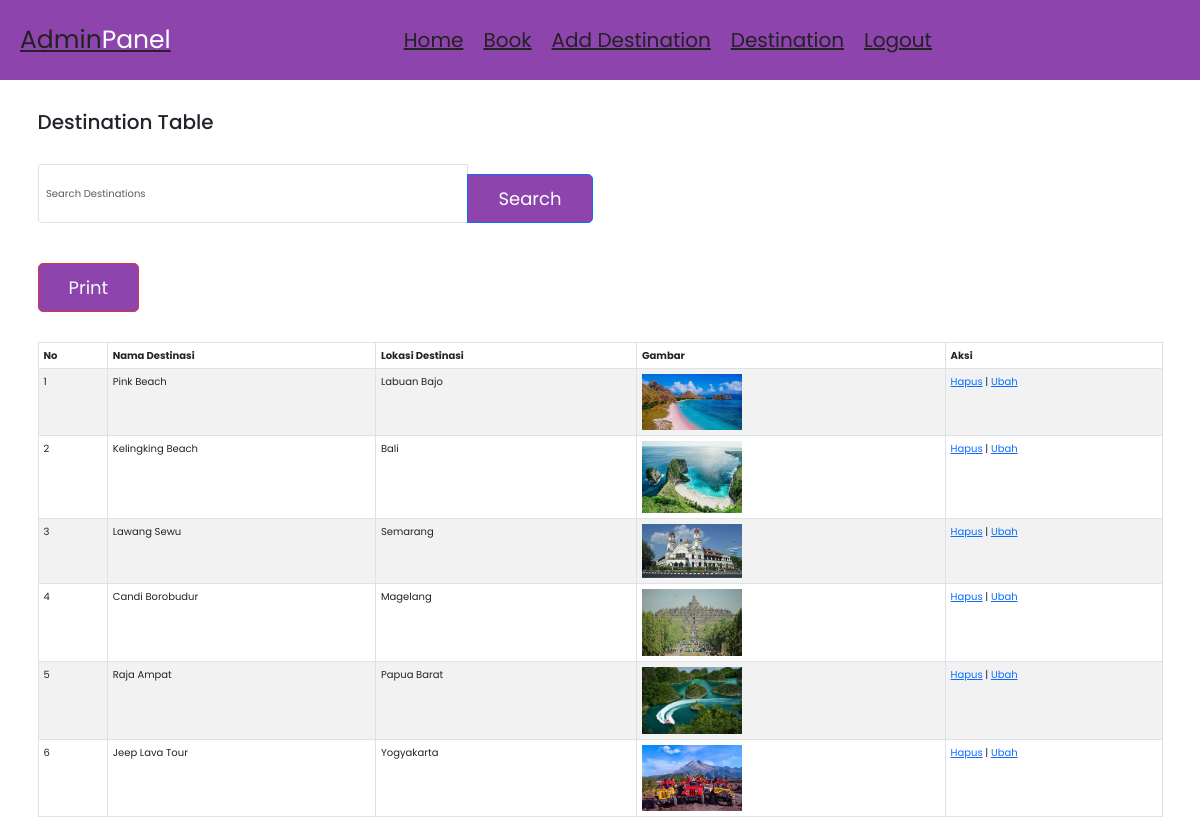
/package-admin.php (signed in), run on the app's committed database.
### tables this page shows
CREATE TABLE `destination` (
  `id` int NOT NULL,
  `gambar` varchar(255) NOT NULL,
  `nama` varchar(255) NOT NULL,
  `lokasi` varchar(255) NOT NULL,
  `top_id` int DEFAULT NULL
);

### package-admin.php (the view, shortened to what this page needs)
<?php
include 'config.php';
$query = "SELECT * FROM destination";
$result = mysqli_query($conn, $query);
?>
<!doctype html>
<html lang="en">
<head>
    <link href="https://cdn.jsdelivr.net/npm/bootstrap@5.3.0/dist/css/bootstrap.min.css" rel="stylesheet">
</head>
<body>
    <?php include 'admin_header.php'; ?>
    <div class="container mt-5">
        <h2 class="no-print">Destination Table</h2>
        <div class="row mb-5 mt-5 no-print">
            <div class="col-md-6">
                <form action="" method="get">
                    <div class="input-group">
                        <input type="search" class="form-control" name="keyword" id="keyword" placeholder="Search destinations" autofocus autocomplete="off">
                        <button class="btn btn-primary" name="search" id="search-button" type="submit">Search</button>
                    </div>
                </form>
            </div>
        </div>
        <button class="btn btn-danger text-light mb-5 no-print" onclick="window.print()">Print</button>
        <table class="table table-bordered table-striped">
            <thead>
                <tr>
                    <th>No</th>
                    <th>Nama Destinasi</th>
                    <th>Lokasi Destinasi</th>
                    <th>Gambar</th>
                    <th>Aksi</th>
                </tr>
            </thead>
            <tbody id="search-container">
                <?php $i = 1; foreach ($result as $row): ?>
                    <tr>
                        <td><?= $i++; ?></td>
                        <td><?php echo $row['nama']; ?></td>
                        <td><?php echo $row['lokasi']; ?></td>
                        <td><img src="images/package/<?php echo $row['gambar']; ?>" width="100"></td>
                        <td>
                            <a href="php/hapus.php?id=<?= $row["id"]; ?>">Hapus</a> |
                            <a href="php/ubah.php?id=<?= $row["id"]; ?>">Ubah</a>
                        </td>
                    </tr>
                <?php endforeach; ?>
            </tbody>
        </table>
    </div>
</body>
</html>

### css/admin_style.css (style rules this page uses)
:root { --main-color: #8e44ad; --black:#222; --white:#fff; --orange: #f39c12; --red:#c0392b; --light-black:#777; --light-white:#fff9; --dark-bg:rgba(0,0,0,.7); --light-bg:#eee; --border:.1rem solid var(--black); --box-shadow:0 .5rem 1rem rgba(0,0,0,.1); --text-shadow:0 1.5rem 3rem rgba(0,0,0,.3); }
* { font-family: 'Poppins', sans-serif; margin: 0; padding: 0; box-sizing: border-box; outline: none; border: none; text-decoration: none; text-transform: capitalize; }
html { font-size: 62.5%; overflow: hidden; }
.btn, .option-btn, .delete-btn, .white-btn { display: inline-block; background: var(--black); margin-top: 1rem; padding: 1rem 3rem; cursor: pointer; color: var(--white); font-size: 1.8rem; border-radius: .5rem; text-transform: capitalize; }
.white-btn, .btn { background-color: var(--main-color); }

### data on the page
destination: nama "Pink Beach", lokasi "Labuan Bajo", gambar (picture)
destination: nama "Kelingking Beach", lokasi "Bali", gambar (picture)
destination: nama "Lawang Sewu", lokasi "Semarang", gambar (picture)
destination: nama "Candi Borobudur", lokasi "Magelang", gambar (picture)
destination: nama "Raja Ampat", lokasi "Papua Barat", gambar (picture)
destination: nama "Jeep Lava Tour", lokasi "Yogyakarta", gambar (picture)
